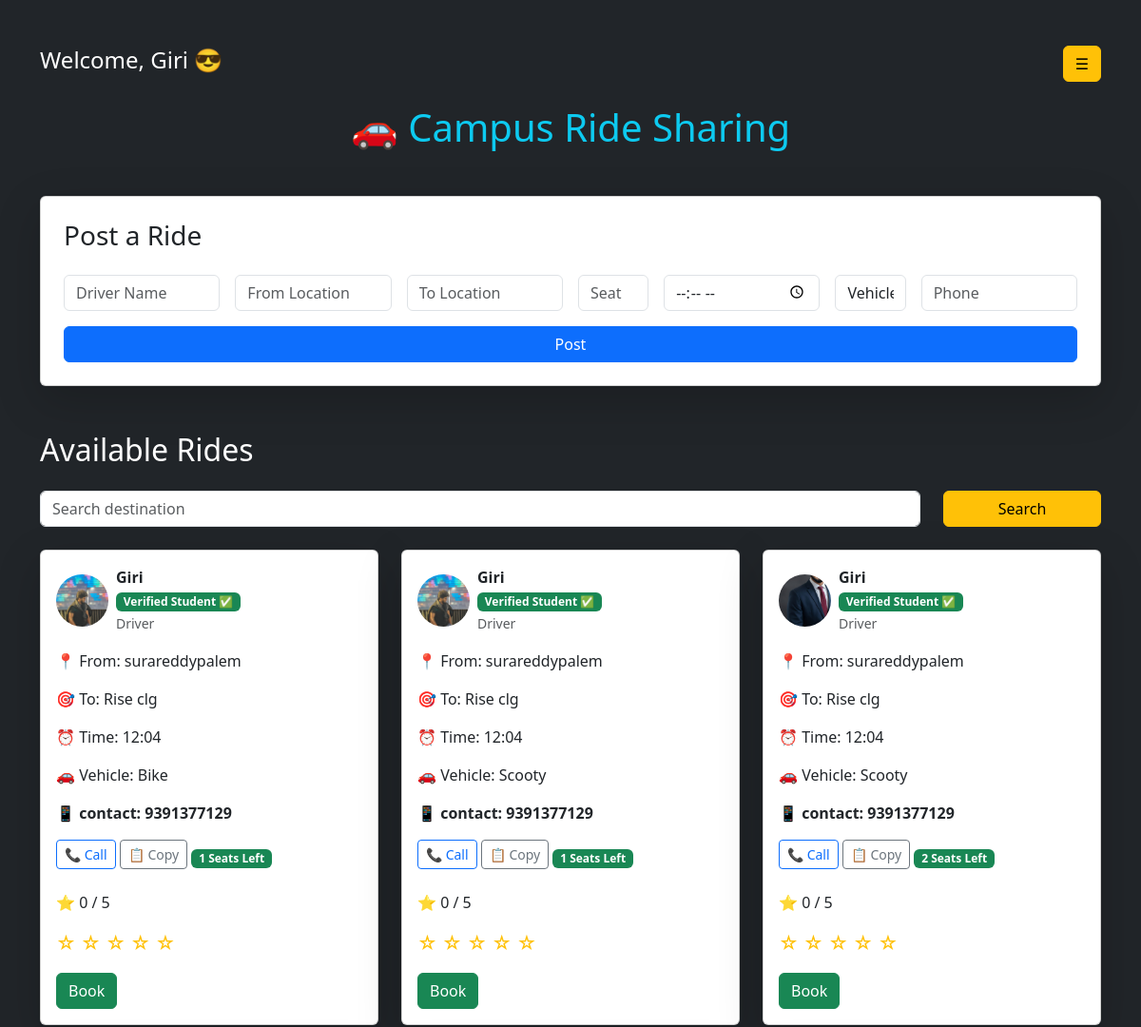
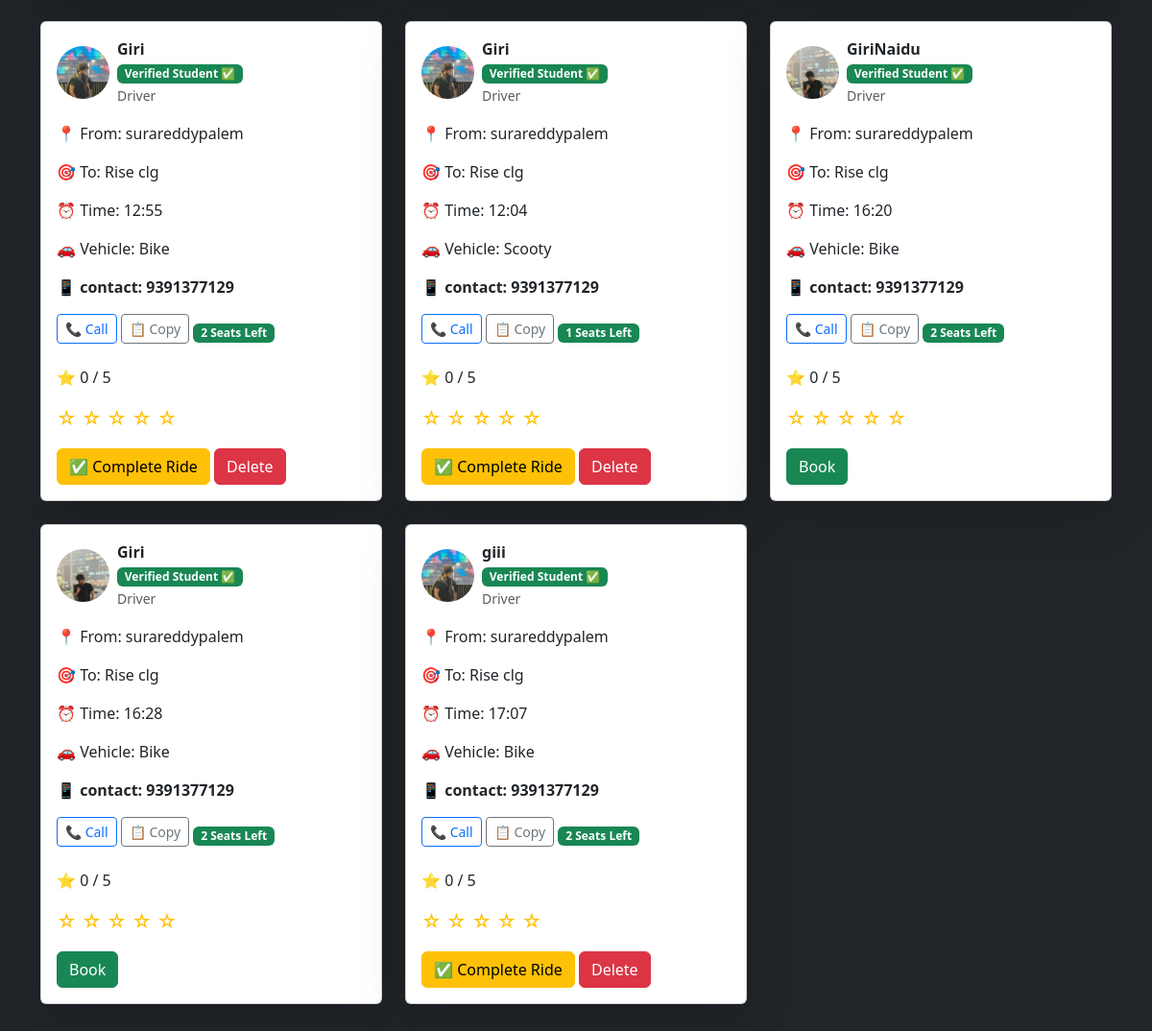
Screenshot of / (signed in) with the database file from the repository (2 pictures, top to bottom).
### tables this page shows
CREATE TABLE rides (
    id INTEGER PRIMARY KEY AUTOINCREMENT,
    username TEXT,
    name TEXT,
    from_location TEXT,
    destination TEXT,
    seats INTEGER,
    time TEXT,
    vehicle TEXT,
    phone TEXT,
    rating INTEGER DEFAULT 0,
    completed INTEGER DEFAULT 0
);

CREATE TABLE users (
    id INTEGER PRIMARY KEY AUTOINCREMENT,
    username TEXT,
    password TEXT,
    image TEXT,
    college_id TEXT,
    email TEXT
);

### app.py (the view, shortened to what this page needs)
@app.route("/", methods=["GET", "POST"])
def home():
    if "user" not in session:
        return redirect("/login")
    conn = connect_db()
    cursor = conn.cursor()
    search = request.args.get("search")
    if search:
        cursor.execute("""
            SELECT rides.id,
                   rides.username,
                   rides.name,
                   rides.from_location,
                   rides.destination,
                   rides.seats,
                   rides.time,
                   rides.vehicle,
                   rides.phone,
                   rides.rating,
                   users.image,
                   users.college_id
            FROM rides
            JOIN users ON rides.username = users.username
            WHERE rides.destination LIKE ?
            AND rides.seats > 0
            AND rides.completed = 0
        """, ('%' + search + '%',))
    else:
        cursor.execute("""
            SELECT rides.id,
                   rides.username,
                   rides.name,
                   rides.from_location,
                   rides.destination,
                   rides.seats,
                   rides.time,
                   rides.vehicle,
                   rides.phone,
                   rides.rating,
                   users.image
            FROM rides
            JOIN users ON rides.username = users.username
            WHERE rides.seats > 0
            AND rides.completed = 0
        """)
    rides = cursor.fetchall()
    conn.close()
    return render_template("index.html", rides=rides, user=session["user"])

### app.py (called while the page is built)
def connect_db():
    return sqlite3.connect("rides.db")

### templates/index.html (shortened to what this page needs)
<!DOCTYPE html>
<html lang="en">
<head>
    <link href="https://cdn.jsdelivr.net/npm/bootstrap@5.3.3/dist/css/bootstrap.min.css" rel="stylesheet">
    <link rel="stylesheet" href="{{ url_for('static', filename='style.css') }}">
</head>
<body class="bg-dark text-white">
<div class="container py-5">
    {% if user %}
    <div class="d-flex justify-content-between align-items-center mb-4">
        <h4>Welcome, {{ user }} 😎</h4>
        <button class="btn btn-warning" data-bs-toggle="offcanvas" data-bs-target="#menu">
            ☰
        </button>
    </div>
    {% endif %}
    <h1 class="text-center text-info mb-5">🚗 Campus Ride Sharing</h1>
    <div class="card p-4 shadow-lg mb-5">
        <h3 class="mb-4 text-dark">Post a Ride</h3>
        <form method="POST">
            <div class="row g-3">
                <div class="col-md-2">
                    <input type="text" name="name" class="form-control" placeholder="Driver Name" required>
                </div>
                <div class="col-md-2">
                    <input type="text" name="from_location" class="form-control" placeholder="From Location" required>
                </div>
                <div class="col-md-2">
                    <input type="text" name="destination" class="form-control" placeholder="To Location" required>
                </div>
                <div class="col-md-1">
                    <input type="number" name="seats" class="form-control" placeholder="Seats" required>
                </div>
                <div class="col-md-2">
                    <input type="time" name="time" class="form-control" required>
                </div>
                <div class="col-md-1">
                    <select name="vehicle" class="form-control" required>
                        <option value="">Vehicle</option>
                    </select>
                </div>
                <div class="col-md-2">
                    <input type="text" name="phone" class="form-control" placeholder="Phone" required>
                </div>
                <div class="col-md-12">
                    <button type="submit" class="btn btn-primary w-100">Post</button>
                </div>
            </div>
        </form>
    </div>
    <h2 class="mb-4">Available Rides</h2>
    <form method="GET" class="mb-4">
        <div class="row">
            <div class="col-md-10">
                <input type="text" name="search" class="form-control" placeholder="Search destination">
            </div>
            <div class="col-md-2">
                <button type="submit" class="btn btn-warning w-100">Search</button>
            </div>
        </div>
    </form>
    <div class="row">
        {% for ride in rides %}
        <div class="col-md-4 mb-4">
            <div class="card shadow-lg h-100">
                <div class="card-body">
                    <div class="d-flex align-items-center mb-3">
                        <img src="{{ url_for('uploaded_file', filename=ride[10]) }}"
                            width="55"
                            height="55"
                            class="rounded-circle me-2"
                            style="object-fit:cover;">
                        <div>
                            <strong class="text-dark">
                                {{ ride[2] }}
                            </strong>
                            <br>
                            <span class="badge bg-success">
                                Verified Student ✅
                            </span>
                            <br>
                            <small class="text-muted">
                                Driver
                            </small>
                        </div>
                    </div>
                    <p class="text-dark">📍 From: {{ ride[3] }}</p>
                    <p class="text-dark">🎯 To: {{ ride[4] }}</p>
                    <p class="text-dark">⏰ Time: {{ ride[6] }}</p>
                    <p class="text-dark">🚗 Vehicle: {{ ride[7] }}</p>
                    <p class="text-dark fw-bold">
                        📱 contact: {{ ride[8] }}
                    </p>
                    <a href="tel:{{ ride[8] }}" class="btn btn-outline-primary btn-sm mb-2">
                        📞 Call
                    </a>
                    <button onclick="copyPhone('{{ ride[8] }}')" class="btn btn-outline-secondary btn-sm mb-2">
                        📋 Copy
                    </button>
                    <span class="badge bg-success mb-3">
                        {{ ride[5] }} Seats Left
                    </span>
                    <p class="mt-2 text-dark">
                        ⭐ {{ ride[9] }} / 5
                    </p>
                    <div class="mb-3 fs-5">
                        <a href="/rate/{{ ride[0] }}/1" class="text-warning text-decoration-none">☆</a>
                        <a href="/rate/{{ ride[0] }}/2" class="text-warning text-decoration-none">☆</a>
                        <a href="/rate/{{ ride[0] }}/3" class="text-warning text-decoration-none">☆</a>
                        <a href="/rate/{{ ride[0] }}/4" class="text-warning text-decoration-none">☆</a>
                        <a href="/rate/{{ ride[0] }}/5" class="text-warning text-decoration-none">☆</a>
                    </div>
                    {% if user == ride[1] %}
                        <a href="/complete_ride/{{ ride[0] }}" class="btn btn-warning">
                            ✅ Complete Ride
                        </a>
                        <a href="/delete/{{ ride[0] }}" class="btn btn-danger">
                            Delete
                        </a>
                    {% else %}
                        <a href="/book/{{ ride[0] }}" class="btn btn-success">
                            Book
                        </a>
                    {% endif %}
                </div>
            </div>
        </div>
        {% endfor %}
    </div>
</div>
</body>
</html>

### static/style.css (style rules this page uses)
body { transition: 0.5s; }

### rows the page displays
rides: image (picture), name "Giri", from_location "surareddypalem", destination "Rise clg", time "12:04", vehicle "Bike", phone "9391377129", seats "1", rating "0"
rides: image (picture), name "Giri", from_location "surareddypalem", destination "Rise clg", time "12:04", vehicle "Scooty", phone "9391377129", seats "1", rating "0"
rides: image (picture), name "Giri", from_location "surareddypalem", destination "Rise clg", time "12:04", vehicle "Scooty", phone "9391377129", seats "2", rating "0"
rides: image (picture), name "Giri", from_location "surareddypalem", destination "Rise clg", time "12:55", vehicle "Bike", phone "9391377129", seats "2", rating "0"
rides: image (picture), name "Giri", from_location "surareddypalem", destination "Rise clg", time "12:04", vehicle "Scooty", phone "9391377129", seats "1", rating "0"
rides: image (picture), name "GiriNaidu", from_location "surareddypalem", destination "Rise clg", time "16:20", vehicle "Bike", phone "9391377129", seats "2", rating "0"
rides: image (picture), name "Giri", from_location "surareddypalem", destination "Rise clg", time "16:28", vehicle "Bike", phone "9391377129", seats "2", rating "0"
rides: image (picture), name "giii", from_location "surareddypalem", destination "Rise clg", time "17:07", vehicle "Bike", phone "9391377129", seats "2", rating "0"

### other values shown
{{ user }} "Giri"
